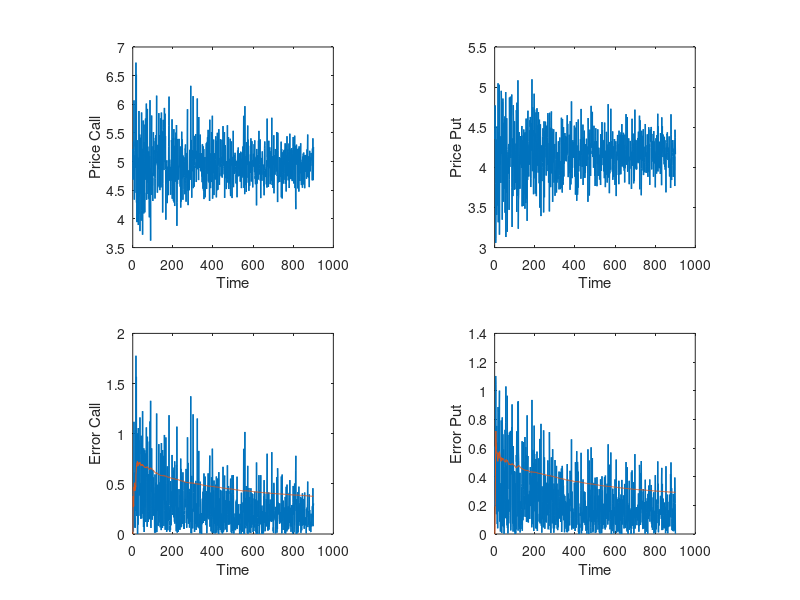

Here is the MATLAB script that generated this plot:
 % calcolo del'europea asiatica
clc 
clear
close all
%Parametri del modello
vol = 0.2;
r = 0.01;
S0 = 100;
T = 1;
t=100;
dt = T/t,

tt = linspace(0, T, t);
K = 100
 

for m1 = 10^2:10^3

S1 = zeros(m1,t);

S1(:,1) = S0 ;  %sol. esatta

 
for i =1:t-1
   dW = sqrt(dt) * randn(1,m1);
    S1(:,i+ 1) = S1(:,i) .* exp( (r-0.5*vol^2)*(dt) + vol*dW');
    
 Q_T1 = sqrt(mean(S1(:,1:end).^2,2));
    payoffP1 = K-Q_T1;
    payoffC1 = Q_T1 - K;
    P1 = exp(-r*T)*mean(max(payoffP1,0));
    C1 = exp(-r*T)*mean(max(payoffC1,0));
end
P1F(1, m1-10^2+1) = P1;
C1F(1, m1-10^2+1) = C1;

Pstdev (1, m1-10^2+1) = std(P1F);
Cstdev (1, m1-10^2+1) = std(C1F);  
end

PMean1 = mean(P1F)
Cmean1 = mean(C1F)

SEP = Pstdev 
SEC = Cstdev 
Pstdev1 = std(P1F);
Cstdev1 = std(C1F);  


ErrP1 = sqrt((P1F - PMean1).^2);
ErrC1 = sqrt((C1F - Cmean1).^2);

figure
subplot (2,2,1)
plot(C1F, 'linewidth', 1)
xlabel('Time')
ylabel('Price Call')
axis square

subplot (2,2,2)
plot(P1F, 'linewidth', 1)
xlabel('Time')
ylabel('Price Put')
axis square

subplot (2,2,3)
plot(ErrC1, 'linewidth', 1)
xlabel('Time')
ylabel('Error Call')
axis square

hold on
plot (SEC)

subplot (2,2,4)
plot(ErrP1, 'linewidth', 1)
xlabel('Time')
ylabel('Error Put')
axis square

hold on
plot (SEP)

